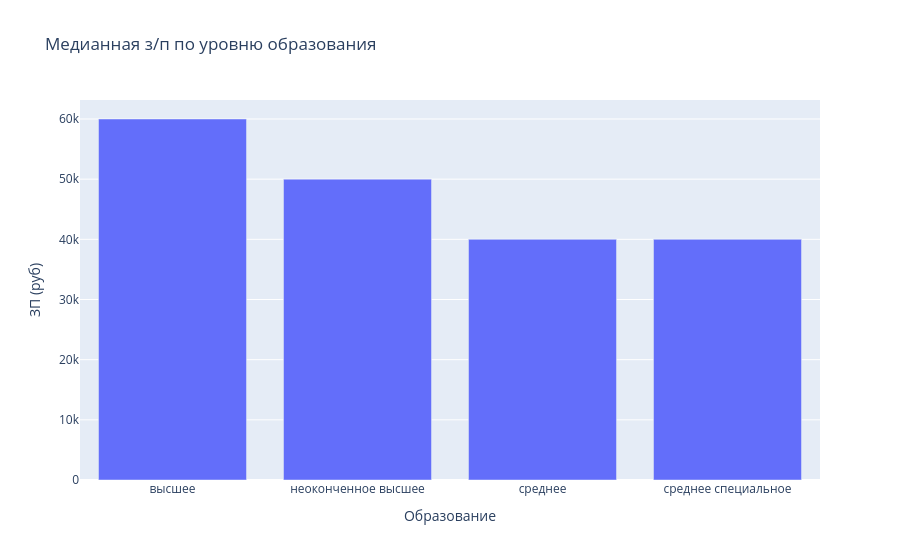

This figure's notebook cell:
### Markdown cell above
- Мода распределения составяет примено 50 тыс. рублей.
- Минимальное и максимальное значение признака желаемой заработной платы составляет 1 рублей и 24 млн. рублей соответственно;
- Желаемая заработная плата составляет до 150 тыс. рублей.
- Aномалии: 24 млн. рублей

### Code cell
bar_data = data[data['ЗП (руб)'] <1e6].groupby('Образование', as_index=False).agg({'ЗП (руб)': 'median'})
fig = px.bar(
    data_frame=bar_data,
    x='Образование',
    y='ЗП (руб)',
    title='Медианная з/п по уровню образования'
)
fig.show()

### Figure 1 — Plotly figure (JSON) as saved in the notebook; plotly's stock layout.template omitted (floating-point values rounded to 4 significant figures)
{"data": [{"hovertemplate": "Образование=%{x}<br>ЗП (руб)=%{y}<extra></extra>", "legendgroup": "", "marker": {"color": "#636efa", "pattern": {"shape": ""}}, "name": "", "orientation": "v", "showlegend": false, "textposition": "auto", "type": "bar", "x": ["высшее", "неоконченное высшее", "среднее", "среднее специальное"], "xaxis": "x", "y": [60000.0, 50000.0, 40000.0, 40000.0], "yaxis": "y"}], "layout": {"barmode": "relative", "legend": {"tracegroupgap": 0}, "title": {"text": "Медианная з/п по уровню образования"}, "xaxis": {"anchor": "y", "domain": [0, 1], "title": {"text": "Образование"}}, "yaxis": {"anchor": "x", "domain": [0, 1], "title": {"text": "ЗП (руб)"}}}}
